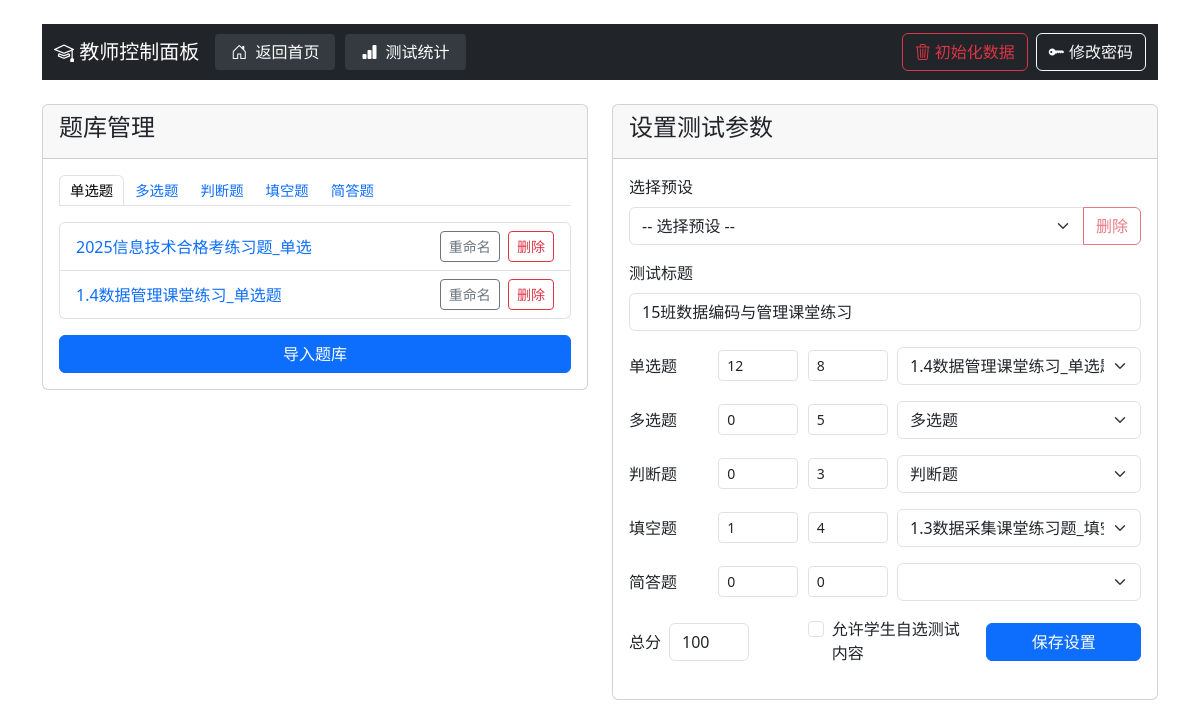
/teacher/dashboard (signed in), run on the app's committed database.
### app.py (models this page shows)
class Test(db.Model):
    id = db.Column(db.Integer, primary_key=True)
    title = db.Column(db.String(200), nullable=False)
    single_choice_count = db.Column(db.Integer, default=0)
    multiple_choice_count = db.Column(db.Integer, default=0)
    true_false_count = db.Column(db.Integer, default=0)
    fill_blank_count = db.Column(db.Integer, default=0)
    short_answer_count = db.Column(db.Integer, default=0)
    single_choice_score = db.Column(db.Integer, default=0)
    multiple_choice_score = db.Column(db.Integer, default=0)
    true_false_score = db.Column(db.Integer, default=0)
    fill_blank_score = db.Column(db.Integer, default=0)
    short_answer_score = db.Column(db.Integer, default=0)
    total_score = db.Column(db.Integer, nullable=False)
    created_at = db.Column(db.DateTime, default=datetime.utcnow)
    is_active = db.Column(db.Boolean, default=True)
    single_choice_bank_id = db.Column(db.Integer)
    multiple_choice_bank_id = db.Column(db.Integer)
    true_false_bank_id = db.Column(db.Integer)
    fill_blank_bank_id = db.Column(db.Integer)
    short_answer_bank_id = db.Column(db.Integer)
    allow_student_choice = db.Column(db.Boolean, default=False)

### app.py (the view)
@app.route('/teacher/dashboard')
def teacher_dashboard():
    if 'role' not in session or session['role'] != 'teacher':
        return redirect(url_for('teacher_login'))
    last_test = Test.query.order_by(Test.created_at.desc()).first()
    single_choice_questions = Question.query.filter_by(question_type='single_choice').all()
    multiple_choice_questions = Question.query.filter_by(question_type='multiple_choice').all()
    true_false_questions = Question.query.filter_by(question_type='true_false').all()
    fill_blank_questions = Question.query.filter_by(question_type='fill_blank').all()
    short_answer_questions = Question.query.filter_by(question_type='short_answer').all()
    return render_template('teacher_dashboard.html',
                         last_test=last_test,
                         single_choice_questions=single_choice_questions,
                         multiple_choice_questions=multiple_choice_questions,
                         true_false_questions=true_false_questions,
                         fill_blank_questions=fill_blank_questions,
                         short_answer_questions=short_answer_questions,
                         last_import_filename=session.get('last_import_filename'),
                         last_import_filepath=session.get('last_import_filepath'))

### templates/teacher_dashboard.html (shortened to what this page needs)
<!DOCTYPE html>
<html lang="zh">
<head>
    <link href="{{ url_for('static', filename='bootstrap/css/bootstrap.min.css') }}" rel="stylesheet">
    <link href="{{ url_for('static', filename='bootstrap-icons/font/bootstrap-icons.css') }}" rel="stylesheet">
</head>
<body class="container mt-4">
    <nav class="navbar navbar-expand-lg navbar-dark bg-dark">
        <div class="container">
            <a class="navbar-brand" href="#">
                <i class="bi bi-mortarboard"></i> 教师控制面板
            </a>
            <div class="collapse navbar-collapse" id="navbarNav">
                <ul class="navbar-nav me-auto">
                    <li class="nav-item">
                        <a class="nav-link" href="{{ url_for('index') }}">
                            <i class="bi bi-house-door"></i> 返回首页
                        </a>
                    </li>
                    <li class="nav-item">
                        <a class="nav-link" href="{{ url_for('test_statistics') }}">
                            <i class="bi bi-bar-chart-fill"></i> 测试统计
                        </a>
                    </li>
                </ul>
                <ul class="navbar-nav">
                    <li class="nav-item me-2">
                        <button class="btn btn-outline-danger" onclick="confirmInitialize()">
                            <i class="bi bi-trash3"></i> 初始化数据
                        </button>
                    </li>
                    <li class="nav-item">
                        <button class="btn btn-outline-light" data-bs-toggle="modal" data-bs-target="#changePasswordModal">
                            <i class="bi bi-key-fill"></i> 修改密码
                        </button>
                    </li>
                </ul>
            </div>
        </div>
    </nav>
    <div class="row mt-4">
        <div class="col-md-6">
            <div class="card mb-4">
                <div class="card-header">
                    <h4>题库管理</h4>
                </div>
                <div class="card-body">
                    <ul class="nav nav-tabs" id="bankTypeTabs" role="tablist">
                        <li class="nav-item" role="presentation">
                            <button class="nav-link active" id="tab-single" data-bs-toggle="tab" data-type="single_choice" type="button" role="tab">单选题</button>
                        </li>
                        <li class="nav-item" role="presentation">
                            <button class="nav-link" id="tab-multi" data-bs-toggle="tab" data-type="multiple_choice" type="button" role="tab">多选题</button>
                        </li>
                        <li class="nav-item" role="presentation">
                            <button class="nav-link" id="tab-judge" data-bs-toggle="tab" data-type="true_false" type="button" role="tab">判断题</button>
                        </li>
                        <li class="nav-item" role="presentation">
                            <button class="nav-link" id="tab-fill" data-bs-toggle="tab" data-type="fill_blank" type="button" role="tab">填空题</button>
                        </li>
                        <li class="nav-item" role="presentation">
                            <button class="nav-link" id="tab-short" data-bs-toggle="tab" data-type="short_answer" type="button" role="tab">简答题</button>
                        </li>
                    </ul>
                    <div class="mt-3" id="bankListContainer">
                        </div>
                    <div class="mt-3">
                        <form id="importForm" action="{{ url_for('import_questions') }}" method="post" enctype="multipart/form-data">
                            <button type="button" id="importBtn" class="btn btn-primary w-100">导入题库</button>
                        </form>
                        </div>
                </div>
            </div>
        </div>
        <div class="col-md-6">
            <div class="card">
                <div class="card-header">
                    <h4>设置测试参数</h4>
                </div>
                <div class="card-body">
                    <form id="testSettingsForm" action="{{ url_for('save_test_settings') }}" method="post">
                        <div class="mb-3">
                            <label class="form-label">选择预设</label>
                            <div class="input-group">
                                <select id="presetSelect" class="form-select">
                                    <option value="">-- 选择预设 --</option>
                                </select>
                                <button type="button" id="deletePresetBtn" class="btn btn-outline-danger" disabled>删除</button>
                            </div>
                        </div>
                        <div class="mb-3">
                            <label for="test_title" class="form-label">测试标题</label>
                            <input type="text" class="form-control" id="test_title" name="test_title" value="{{ last_test.title if last_test else '2025信息技术合格考练习题' }}" required>
                        </div>
                        <div class="mb-3">
                            <div class="row align-items-center">
                                <div class="col-md-2">
                                    <label class="form-label mb-0">单选题</label>
                                </div>
                                <div class="col-md-2">
                                    <input type="number" class="form-control form-control-sm" name="single_choice_count" value="{{ last_test.single_choice_count if last_test else 20 }}" min="0" placeholder="数量" style="width: 80px;">
                                </div>
                                <div class="col-md-2">
                                    <input type="number" class="form-control form-control-sm" name="single_choice_score" value="{{ last_test.single_choice_score if last_test else 4 }}" min="0" placeholder="分值" style="width: 80px;">
                                </div>
                                <div class="col-md-6">
                                    <select class="form-select" name="single_choice_bank" data-selected="{{ last_test.single_choice_bank_id if last_test else '' }}">
                                        <option value="">选择题库</option>
                                    </select>
                                </div>
                            </div>
                        </div>
                        <div class="mb-3">
                            <div class="row align-items-center">
                                <div class="col-md-2">
                                    <label class="form-label mb-0">多选题</label>
                                </div>
                                <div class="col-md-2">
                                    <input type="number" class="form-control form-control-sm" name="multiple_choice_count" value="{{ last_test.multiple_choice_count if last_test else 1 }}" min="0" placeholder="数量" style="width: 80px;">
                                </div>
                                <div class="col-md-2">
                                    <input type="number" class="form-control form-control-sm" name="multiple_choice_score" value="{{ last_test.multiple_choice_score if last_test else 5 }}" min="0" placeholder="分值" style="width: 80px;">
                                </div>
                                <div class="col-md-6">
                                    <select class="form-select" name="multiple_choice_bank" data-selected="{{ last_test.multiple_choice_bank_id if last_test else '' }}">
                                        <option value="">选择题库</option>
                                    </select>
                                </div>
                            </div>
                        </div>
                        <div class="mb-3">
                            <div class="row align-items-center">
                                <div class="col-md-2">
                                    <label class="form-label mb-0">判断题</label>
                                </div>
                                <div class="col-md-2">
                                    <input type="number" class="form-control form-control-sm" name="true_false_count" value="{{ last_test.true_false_count if last_test else 2 }}" min="0" placeholder="数量" style="width: 80px;">
                                </div>
                                <div class="col-md-2">
                                    <input type="number" class="form-control form-control-sm" name="true_false_score" value="{{ last_test.true_false_score if last_test else 3 }}" min="0" placeholder="分值" style="width: 80px;">
                                </div>
                                <div class="col-md-6">
                                    <select class="form-select" name="true_false_bank" data-selected="{{ last_test.true_false_bank_id if last_test else '' }}">
                                        <option value="">选择题库</option>
                                    </select>
                                </div>
                            </div>
                        </div>
                        <div class="mb-3">
                            <div class="row align-items-center">
                                <div class="col-md-2">
                                    <label class="form-label mb-0">填空题</label>
                                </div>
                                <div class="col-md-2">
                                    <input type="number" class="form-control form-control-sm" name="fill_blank_count" value="{{ last_test.fill_blank_count if last_test else 1 }}" min="0" placeholder="数量" style="width: 80px;">
                                </div>
                                <div class="col-md-2">
                                    <input type="number" class="form-control form-control-sm" name="fill_blank_score" value="{{ last_test.fill_blank_score if last_test else 9 }}" min="0" placeholder="分值" style="width: 80px;">
                                </div>
                                <div class="col-md-6">
                                    <select class="form-select" name="fill_blank_bank" data-selected="{{ last_test.fill_blank_bank_id if last_test else '' }}">
                                        <option value="">选择题库</option>
                                    </select>
                                </div>
                            </div>
                        </div>
                        <div class="mb-3">
                            <div class="row align-items-center">
                                <div class="col-md-2">
                                    <label class="form-label mb-0">简答题</label>
                                </div>
                                <div class="col-md-2">
                                    <input type="number" class="form-control form-control-sm" name="short_answer_count" value="{{ last_test.short_answer_count if last_test else 0 }}" min="0" placeholder="数量" style="width: 80px;">
                                </div>
                                <div class="col-md-2">
                                    <input type="number" class="form-control form-control-sm" name="short_answer_score" value="{{ last_test.short_answer_score if last_test else 0 }}" min="0" placeholder="分值" style="width: 80px;">
                                </div>
                                <div class="col-md-6">
                                    <select class="form-select" name="short_answer_bank" data-selected="{{ last_test.short_answer_bank_id if last_test else '' }}">
                                    </select>
                                </div>
                            </div>
                        </div>
                        <div class="row align-items-center">
                            <div class="col-md-4 mb-3">
                                <div class="d-flex align-items-center">
                                    <label for="total_score" class="form-label mb-0 me-2">总分</label>
                                    <input type="number" class="form-control" id="total_score" name="total_score" value="{{ last_test.total_score if last_test else 100 }}" readonly style="width: 80px;">
                                </div>
                            </div>
                            <div class="col-md-4 mb-3">
                                <div class="form-check">
                                    <input class="form-check-input" type="checkbox" id="allow_student_choice" name="allow_student_choice" value="1" {% if last_test and last_test.allow_student_choice %}checked{% endif %}>
                                    <label class="form-check-label" for="allow_student_choice">
                                        允许学生自选测试内容
                                    </label>
                                </div>
                            </div>
                            <div class="col-md-4 mb-3">
                                <button type="submit" class="btn btn-primary w-100">保存设置</button>
                            </div>
                        </div>
                    </form>
                </div>
            </div>
        </div>
    </div>
</body>
</html>

### templates/teacher_dashboard.html (style rules this page uses)
.navbar-dark .navbar-nav .nav-link { color: #fff !important; background: #343a40 !important; margin-right: 10px; border-radius: 4px; padding: 6px 16px; transition: background 0.2s; font-weight: 500; }
.navbar-dark .navbar-nav .nav-link i { margin-right: 4px; }
#bankTypeTabs { flex-wrap: nowrap; overflow-x: auto; }
#bankTypeTabs .nav-link { padding: 4px 10px; font-size: 0.9rem; white-space: nowrap; }

### data on the page
Test: test_title "15班数据编码与管理课堂练习", single_choice_count "12", single_choice_score "8", single_choice_bank "1.4数据管理课堂练习_单选题", multiple_choice_count "0", multiple_choice_score "5", multiple_choice_bank "多选题", true_false_count "0", true_false_score "3", true_false_bank "判断题", fill_blank_count "1", fill_blank_score "4", fill_blank_bank "1.3数据采集课堂练习题_填空（5题）", short_answer_count "0", short_answer_score "0", total_score "100"
